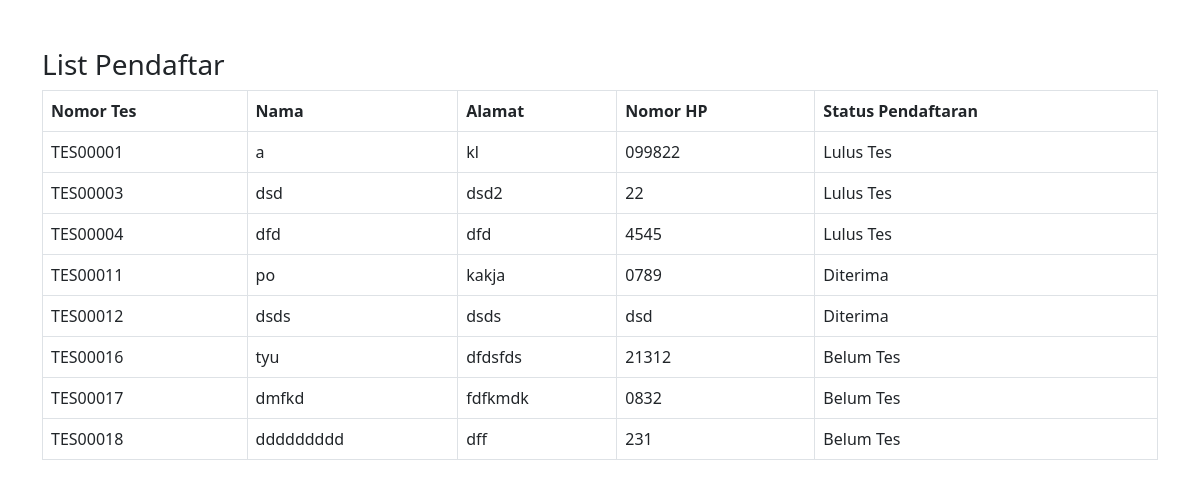
Screenshot of /views/list_pendaftar.php (signed in) with the database file from the repository.
### tables this page shows
CREATE TABLE `calon_mahasiswa` (
  `id` int(11) NOT NULL,
  `nama` varchar(100) NOT NULL,
  `alamat` text NOT NULL,
  `nomor_handphone` varchar(15) NOT NULL,
  `username` varchar(50) NOT NULL,
  `password` varchar(10) NOT NULL,
  `nomor_tes` varchar(20) DEFAULT NULL,
  `status_pendaftaran` enum('Belum Tes','Lulus Tes','Daftar Ulang','Diterima') DEFAULT 'Belum Tes',
  `tanggal_registrasi` timestamp NOT NULL DEFAULT current_timestamp()
);

### views/list_pendaftar.php (the view, shortened to what this page needs)
<?php
include '../db/config.php';
$query_pendaftar = $conn->prepare("SELECT * FROM calon_mahasiswa WHERE status_pendaftaran != 'Daftar Ulang'");
$query_pendaftar->execute();
$pendaftar_list = $query_pendaftar->fetchAll(PDO::FETCH_ASSOC);
?>
<!DOCTYPE html>
<html lang="en">
<head>
    <link href="https://cdn.jsdelivr.net/npm/bootstrap@5.3.0/dist/css/bootstrap.min.css" rel="stylesheet">
</head>
<body>
    <div class="container mt-5">
        <h3>List Pendaftar</h3>
        <table class="table table-bordered">
            <thead>
                <tr>
                    <th>Nomor Tes</th>
                    <th>Nama</th>
                    <th>Alamat</th>
                    <th>Nomor HP</th>
                    <th>Status Pendaftaran</th>
                </tr>
            </thead>
            <tbody>
                <?php foreach ($pendaftar_list as $pendaftar): ?>
                    <tr>
                        <td><?= htmlspecialchars($pendaftar['nomor_tes']) ?></td>
                        <td><?= htmlspecialchars($pendaftar['nama']) ?></td>
                        <td><?= htmlspecialchars($pendaftar['alamat']) ?></td>
                        <td><?= htmlspecialchars($pendaftar['nomor_handphone']) ?></td>
                        <td><?= htmlspecialchars($pendaftar['status_pendaftaran']) ?></td>
                    </tr>
                <?php endforeach; ?>
            </tbody>
        </table>
    </div>
</body>
</html>

### rows the page displays
calon_mahasiswa: nomor_tes "TES00001", nama "a", alamat "kl", nomor_handphone "099822", status_pendaftaran "Lulus Tes"
calon_mahasiswa: nomor_tes "TES00003", nama "dsd", alamat "dsd2", nomor_handphone "22", status_pendaftaran "Lulus Tes"
calon_mahasiswa: nomor_tes "TES00004", nama "dfd", alamat "dfd", nomor_handphone "4545", status_pendaftaran "Lulus Tes"
calon_mahasiswa: nomor_tes "TES00011", nama "po", alamat "kakja", nomor_handphone "0789", status_pendaftaran "Diterima"
calon_mahasiswa: nomor_tes "TES00012", nama "dsds", alamat "dsds", nomor_handphone "dsd", status_pendaftaran "Diterima"
calon_mahasiswa: nomor_tes "TES00016", nama "tyu", alamat "dfdsfds", nomor_handphone "21312", status_pendaftaran "Belum Tes"
calon_mahasiswa: nomor_tes "TES00017", nama "dmfkd", alamat "fdfkmdk", nomor_handphone "0832", status_pendaftaran "Belum Tes"
calon_mahasiswa: nomor_tes "TES00018", nama "ddddddddd", alamat "dff", nomor_handphone "231", status_pendaftaran "Belum Tes"
